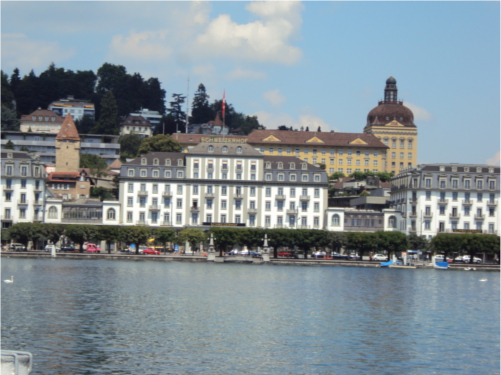
#> input picture MaterijalLV3/1.JPG, 501 x 375 px
$ python panorama.py
#> lines starting #> are read from the running program, lines starting #| are printed output that depends on the picture
import cv2
import matplotlib.pyplot as plt
import numpy as np

MIN_MATCH_COUNT = 10

def load_image_gray(file_path):
    return cv2.cvtColor(cv2.imread(file_path), cv2.COLOR_BGR2GRAY)

def load_image_rgb(file_path):
    return cv2.cvtColor(cv2.imread(file_path), cv2.COLOR_BGR2RGB)


def warp2(img1, img2, H):
    h1, w1 = img1.shape[:2]
    h2, w2 = img2.shape[:2]
    pts1 = np.float32([[0, 0], [0, h1], [w1, h1], [w1, 0]]).reshape(-1, 1, 2)
    pts2 = np.float32([[0, 0], [0, h2], [w2, h2], [w2, 0]]).reshape(-1, 1, 2)

    pts2_ = cv2.perspectiveTransform(pts2, H)
    pts = np.concatenate((pts1, pts2_), axis=0)

    [xmin, ymin] = np.int32(pts.min(axis=0).ravel() - 0.5)
    [xmax, ymax] = np.int32(pts.max(axis=0).ravel() + 0.5)
    t = [-xmin, -ymin]
    Ht = np.array([[1, 0, t[0]], [0, 1, t[1]], [0, 0, 1]])

    result = cv2.warpPerspective(img2, Ht.dot(H), (xmax - xmin, ymax - ymin))
    result[t[1]:h1 + t[1], t[0]:w1 + t[0]] = img1
    return result


def compute_homography(image1, image2, sift, flann):
    kp1, des1 = sift.detectAndCompute(image1, None)
    kp2, des2 = sift.detectAndCompute(image2, None)

    matches = flann.knnMatch(des1, des2, k=2)

    good_matches = []
    for m, n in matches:
        if m.distance < 0.7 * n.distance:
            good_matches.append(m)

    src_pts = np.float32([kp1[m.queryIdx].pt for m in good_matches]).reshape(-1, 1, 2)
    dst_pts = np.float32([kp2[m.trainIdx].pt for m in good_matches]).reshape(-1, 1, 2)

    homography, mask = cv2.findHomography(src_pts, dst_pts, cv2.RANSAC, 5.0)
    return homography, kp1, kp2, good_matches

def main():
    sift = cv2.SIFT_create()
    FLANN_INDEX_KDTREE = 0
    index_params = dict(algorithm=FLANN_INDEX_KDTREE, trees=5)
    search_params = dict(checks=50)
    flann = cv2.FlannBasedMatcher(index_params, search_params)

    images_gray = [
        load_image_gray("MaterijalLV3/1.JPG"),
        load_image_gray("MaterijalLV3/2.JPG"),
        load_image_gray("MaterijalLV3/3.JPG")
    ]
#> call 2 of load_image_gray, with file_path = 'MaterijalLV3/2.JPG'
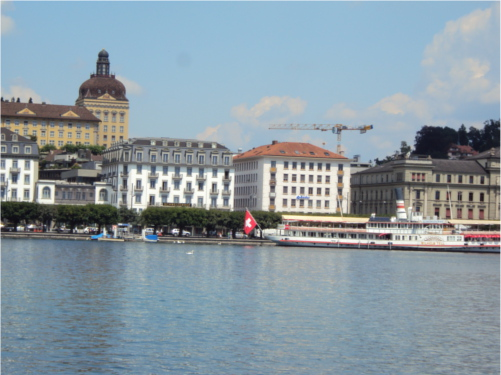
#> input picture MaterijalLV3/2.JPG, 501 x 375 px
#> call 3 of load_image_gray, with file_path = 'MaterijalLV3/3.JPG'
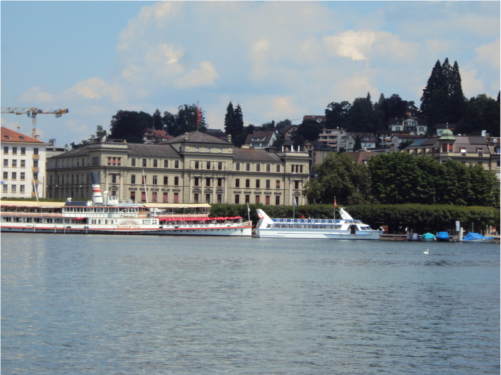
#> input picture MaterijalLV3/3.JPG, 501 x 375 px
#> in load_image_gray (call 3), `return cv2.cvtColor(cv2.imread(file_path), cv2.COLOR_BGR2GRAY)`:
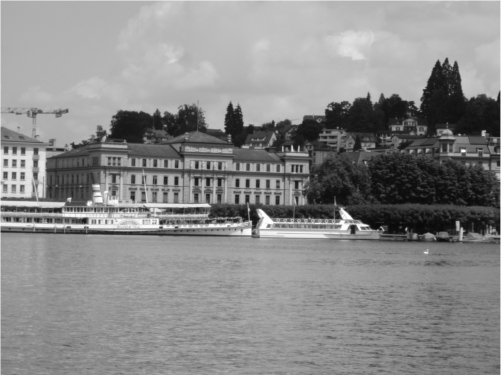
#> returned value: shape (375, 501); min 8, max 255, mean 137.3

    images_rgb = [
        load_image_rgb("MaterijalLV3/1.JPG"),
        load_image_rgb("MaterijalLV3/2.JPG"),
        load_image_rgb("MaterijalLV3/3.JPG")
    ]

    for i, image in enumerate(images_rgb):
        plt.subplot(2, 3, i + 1)
        plt.imshow(image)
        plt.title(f"Original rgb {i + 1}")
#> this loop made 3 passes
    for i, image in enumerate(images_gray):
        plt.subplot(2, 3, 3 + i + 1)
        plt.imshow(image, cmap='gray')
        plt.title(f"Original grayscale {i + 1}")
    plt.show()

    homography_12, kp1, kp2, good_matches_12 = compute_homography(images_gray[0], images_gray[1], sift, flann)
#> in compute_homography, `kp1, des1 = sift.detectAndCompute(image1, None)`: kp1 = 1780 keypoints; strongest (x, y, size): (466, 257, 3.9), (318, 253, 2.8), (8, 195, 5.7), (195, 203, 3.4)
#> in compute_homography, `kp2, des2 = sift.detectAndCompute(image2, None)`: kp2 = 1298 keypoints; strongest (x, y, size): (388, 236, 4.5), (175, 231, 3.9), (31, 226, 2.7), (19, 228, 2.8)
#> in compute_homography, `matches = flann.knnMatch(des1, des2, k=2)`: matches = 1780 matches
#> after the loop in compute_homography, `for m, n in matches:`: good_matches = 388 matches
#> in compute_homography, `src_pts = np.float32([kp1[m.queryIdx].pt for m in good_matches]).resha..`: src_pts = 388 rows, first 8: [12.04, 185.5], [12.16, 197.8], [12.65, 181.2], [15.63, 177.7], [19.11, 180.9], [22.89, 195.7], [22.89, 195.7], [27.54, 181]
#> in compute_homography, `dst_pts = np.float32([kp2[m.trainIdx].pt for m in good_matches]).resha..`: dst_pts = 388 rows, first 8: [204.6, 173.9], [204.3, 186.8], [204.9, 169.6], [207.1, 166.2], [135.1, 165.9], [213.9, 185.2], [213.9, 185.2], [143.1, 166.4]
#> in compute_homography, `homography, mask = cv2.findHomography(src_pts, dst_pts, cv2.RANSAC, 5.0)`: homography = [[1.1, -0.00985, -315.9], [0.0469, 1.08, -47.65], [0.000193, 2.11e-05, 1]]; mask = 388 values, max 1 at index 42, min 0 at index 0, mean 0.861
#> homography_12 has the same summary as homography in compute_homography; good_matches_12 = 388 matches
    homography_23, kp2, kp3, good_matches_23 = compute_homography(images_gray[1], images_gray[2], sift, flann)
#> in compute_homography (call 2), `kp1, des1 = sift.detectAndCompute(image1, None)`: kp1 has the same summary as kp2
#> in compute_homography (call 2), `kp2, des2 = sift.detectAndCompute(image2, None)`: kp2 = 1315 keypoints; strongest (x, y, size): (463, 151, 2.4), (261, 213, 5), (353, 228, 4.9), (457, 223, 3.1)
#> in compute_homography (call 2), `matches = flann.knnMatch(des1, des2, k=2)`: matches = 1298 matches
#> after the loop in compute_homography (call 2), `for m, n in matches:`: good_matches = 337 matches
#> in compute_homography (call 2), `src_pts = np.float32([kp1[m.queryIdx].pt for m in good_matches]).resha..`: src_pts = 337 rows, first 8: [96.08, 57.82], [113, 76.42], [153.1, 168.5], [273.1, 163.5], [284.9, 196.5], [285, 184], [286, 171.6], [290.1, 165.9]
#> in compute_homography (call 2), `dst_pts = np.float32([kp2[m.trainIdx].pt for m in good_matches]).resha..`: dst_pts = 337 rows, first 8: [282.9, 119.5], [74.22, 146.2], [35.73, 151], [35.73, 151], [5.48, 169.5], [5.48, 169.5], [5.63, 156.7], [10.12, 151]
#> homography_23 = [[1.1, 0.00613, -336.7], [0.0321, 1.08, -29.98], [0.000203, 1.22e-05, 1]]; kp3 has the same summary as kp2 in compute_homography; good_matches_23 = 337 matches

    match_image_12 = cv2.drawMatches(images_gray[0], kp1, images_gray[1], kp2, good_matches_12, None, flags=cv2.DrawMatchesFlags_NOT_DRAW_SINGLE_POINTS)
    match_image_23 = cv2.drawMatches(images_gray[1], kp2, images_gray[2], kp3, good_matches_23, None, flags=cv2.DrawMatchesFlags_NOT_DRAW_SINGLE_POINTS)
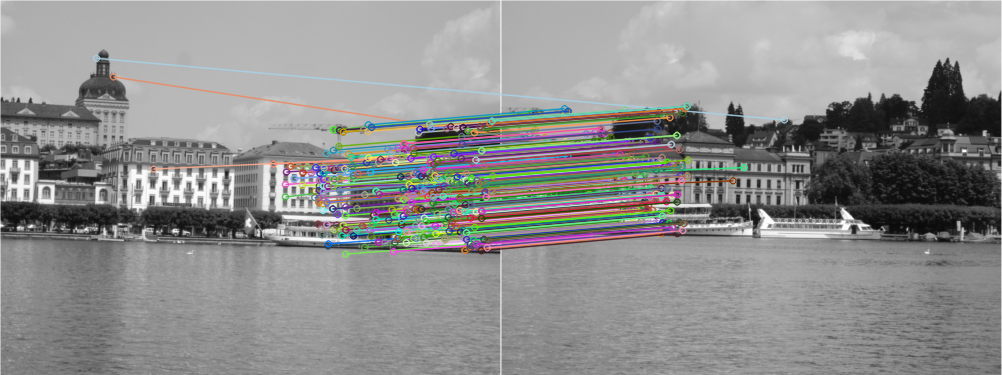
#> match_image_23: shape (375, 1002, 3); mean of channels 0, 1, 2 142.4, 143.1, 143; drawn as B, G, R

    plt.subplot(2, 1, 1)
    plt.imshow(match_image_12)
    plt.title("Karakteristične tačke između slike 1 i 2")

    plt.subplot(2, 1, 2)
    plt.imshow(match_image_23)
    plt.title("Karakteristične tačke između slike 2 i 3")
    plt.show()

    plt.show()

    stitched_image_12 = warp2(images_rgb[1], images_rgb[0], homography_12)
#> in warp2, `pts2_ = cv2.perspectiveTransform(pts2, H)`: pts2_ = [[-315.9, -47.65], [-317, 355.1], [207.5, 345.3], [212.3, -22.01]]
#> in warp2, `pts = np.concatenate((pts1, pts2_), axis=0)`: pts = [[0, 0], [0, 375], [501, 375], [501, 0], [-315.9, -47.65], [-317, 355.1], [207.5, 345.3], [212.3, -22.01]]
#> in warp2, `[xmin, ymin] = np.int32(pts.min(axis=0).ravel() - 0.5)`: xmin = -317; ymin = -48
#> in warp2, `[xmax, ymax] = np.int32(pts.max(axis=0).ravel() + 0.5)`: xmax = 501; ymax = 375
#> in warp2, `t = [-xmin, -ymin]`: t = [317, 48]
#> in warp2, `Ht = np.array([[1, 0, t[0]], [0, 1, t[1]], [0, 0, 1]])`: Ht = [[1, 0, 317], [0, 1, 48], [0, 0, 1]]
#> in warp2, `result[t[1]:h1 + t[1], t[0]:w1 + t[0]] = img1`:
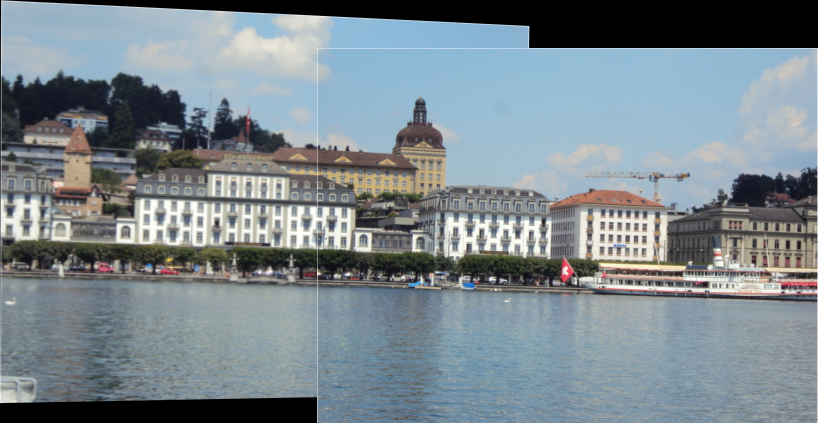
#> result: shape (423, 818, 3); mean R, G, B 123.6, 135.5, 142.2

    plt.imshow(stitched_image_12)
    plt.title("Spojena slika 1 i 2")
    plt.show()

    homography_123, kp12, kp23, good_matches_123 = compute_homography(stitched_image_12, images_rgb[2], sift, flann)
#> in compute_homography (call 3), `kp1, des1 = sift.detectAndCompute(image1, None)`: kp1 = 2548 keypoints; strongest (x, y, size): (705, 284, 4.5), (492, 279, 3.9), (348, 274, 2.7), (565, 271, 4.8)
#> in compute_homography (call 3), `kp2, des2 = sift.detectAndCompute(image2, None)`: kp2 = 1297 keypoints; strongest (x, y, size): (463, 151, 2.4), (261, 213, 4.9), (353, 229, 5), (345, 215, 5.7)
#> in compute_homography (call 3), `matches = flann.knnMatch(des1, des2, k=2)`: matches = 2548 matches
#> after the loop in compute_homography (call 3), `for m, n in matches:`: good_matches = 350 matches
#> in compute_homography (call 3), `src_pts = np.float32([kp1[m.queryIdx].pt for m in good_matches]).resha..`: src_pts = 350 rows, first 8: [56.73, 166], [81.48, 194], [100.2, 124.7], [147.3, 82.25], [147.3, 82.25], [149.2, 396.7], [174, 95.62], [182.1, 99.89]
#> in compute_homography (call 3), `dst_pts = np.float32([kp2[m.trainIdx].pt for m in good_matches]).resha..`: dst_pts = 350 rows, first 8: [159.8, 194.4], [383.5, 240.3], [333.4, 222.1], [475.5, 96.37], [475.5, 96.37], [424.1, 84.68], [395.4, 99.09], [151.2, 112.8]
#> homography_123 = [[1.17, 0.00631, -730.8], [0.0337, 1.16, -97.84], [0.000214, 1.06e-05, 1]]; kp12 has the same summary as kp1 in compute_homography; kp23 has the same summary as kp2 in compute_homography; good_matches_123 = 350 matches
    match_image_123 = cv2.drawMatches(stitched_image_12, kp12, images_rgb[2], kp23, good_matches_123, None, flags=cv2.DrawMatchesFlags_NOT_DRAW_SINGLE_POINTS)
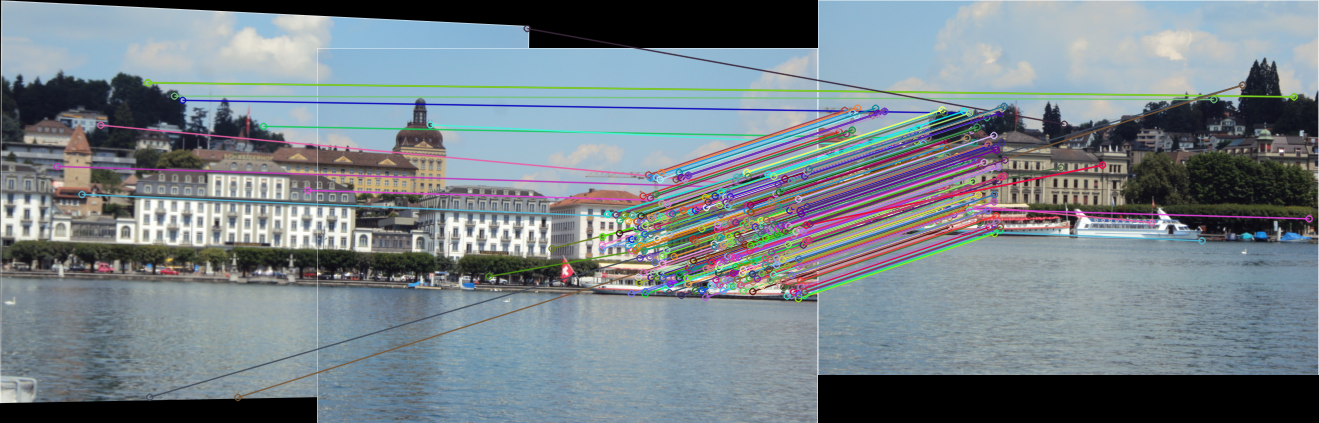
#> match_image_123: shape (423, 1319, 3); mean R, G, B 119.6, 129.9, 136.7

    plt.imshow(match_image_123)
    plt.title("Karakteristične tačke između slike 1-2 i 3")
    plt.show()

    final_stitched_image = warp2(images_rgb[2], stitched_image_12, homography_123)
#> in warp2 (call 2), `pts2_ = cv2.perspectiveTransform(pts2, H)`: pts2_ = [[-730.8, -97.84], [-724.8, 389.1], [195.3, 354.8], [193.8, -59.84]]
#> in warp2 (call 2), `pts = np.concatenate((pts1, pts2_), axis=0)`: pts = [[0, 0], [0, 375], [501, 375], [501, 0], [-730.8, -97.84], [-724.8, 389.1], [195.3, 354.8], [193.8, -59.84]]
#> in warp2 (call 2), `[xmin, ymin] = np.int32(pts.min(axis=0).ravel() - 0.5)`: xmin = -731; ymin = -98
#> in warp2 (call 2), `[xmax, ymax] = np.int32(pts.max(axis=0).ravel() + 0.5)`: ymax = 389
#> in warp2 (call 2), `t = [-xmin, -ymin]`: t = [731, 98]
#> in warp2 (call 2), `Ht = np.array([[1, 0, t[0]], [0, 1, t[1]], [0, 0, 1]])`: Ht = [[1, 0, 731], [0, 1, 98], [0, 0, 1]]
#> in warp2 (call 2), `result[t[1]:h1 + t[1], t[0]:w1 + t[0]] = img1`:
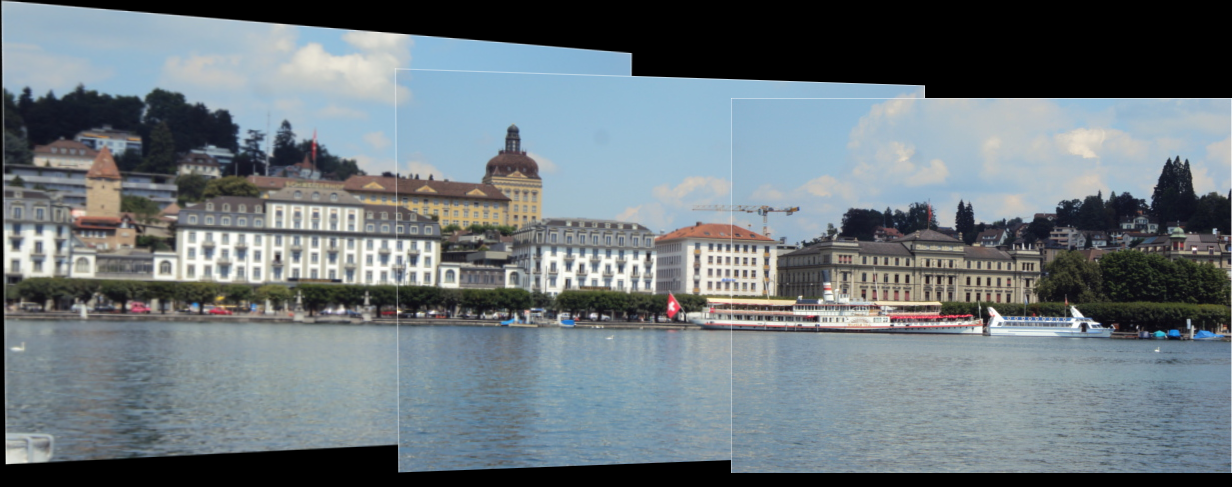
#> result: shape (487, 1232, 3); mean R, G, B 108.9, 119, 124.6

    plt.imshow(final_stitched_image)
    plt.title("Konačno spojena slika")
    plt.show()

if __name__ == "__main__":
    main()
